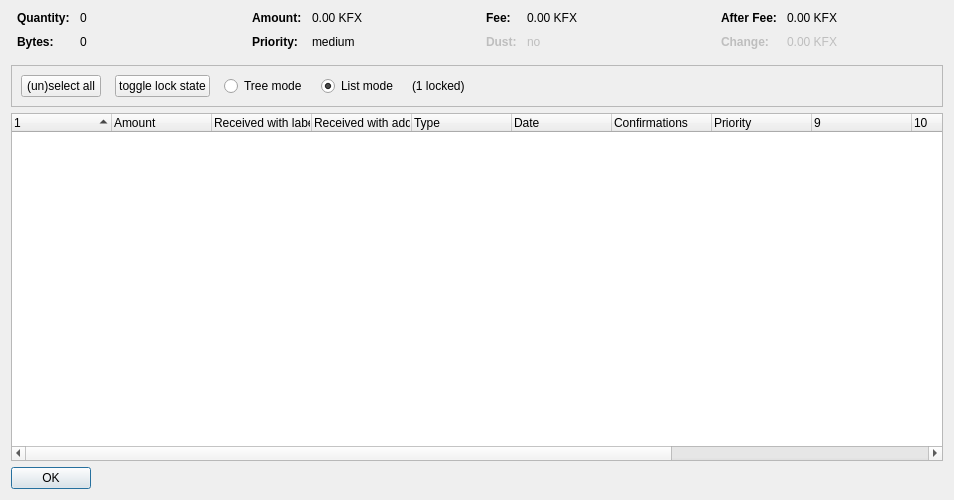
<?xml version="1.0" encoding="UTF-8"?>
<ui version="4.0">
 <class>CoinControlDialog</class>
 <widget class="QDialog" name="CoinControlDialog">
  <property name="geometry">
   <rect>
    <x>0</x>
    <y>0</y>
    <width>954</width>
    <height>500</height>
   </rect>
  </property>
  <property name="windowTitle">
   <string>Coin Selection</string>
  </property>
  <layout class="QVBoxLayout" name="verticalLayout">
   <item>
    <layout class="QHBoxLayout" name="horizontalLayoutTop" stretch="0,0,0,0">
     <property name="topMargin">
      <number>0</number>
     </property>
     <property name="bottomMargin">
      <number>10</number>
     </property>
     <item>
      <layout class="QFormLayout" name="formLayoutCoinControl1">
       <property name="horizontalSpacing">
        <number>10</number>
       </property>
       <property name="verticalSpacing">
        <number>10</number>
       </property>
       <property name="leftMargin">
        <number>6</number>
       </property>
       <property name="rightMargin">
        <number>6</number>
       </property>
       <item row="0" column="0">
        <widget class="QLabel" name="labelCoinControlQuantityText">
         <property name="font">
          <font>
           <weight>75</weight>
           <bold>true</bold>
          </font>
         </property>
         <property name="text">
          <string>Quantity:</string>
         </property>
        </widget>
       </item>
       <item row="0" column="1">
        <widget class="QLabel" name="labelCoinControlQuantity">
         <property name="cursor">
          <cursorShape>IBeamCursor</cursorShape>
         </property>
         <property name="contextMenuPolicy">
          <enum>Qt::ActionsContextMenu</enum>
         </property>
         <property name="text">
          <string notr="true">0</string>
         </property>
         <property name="textInteractionFlags">
          <set>Qt::LinksAccessibleByMouse|Qt::TextSelectableByKeyboard|Qt::TextSelectableByMouse</set>
         </property>
        </widget>
       </item>
       <item row="1" column="0">
        <widget class="QLabel" name="labelCoinControlBytesText">
         <property name="font">
          <font>
           <weight>75</weight>
           <bold>true</bold>
          </font>
         </property>
         <property name="text">
          <string>Bytes:</string>
         </property>
        </widget>
       </item>
       <item row="1" column="1">
        <widget class="QLabel" name="labelCoinControlBytes">
         <property name="cursor">
          <cursorShape>IBeamCursor</cursorShape>
         </property>
         <property name="contextMenuPolicy">
          <enum>Qt::ActionsContextMenu</enum>
         </property>
         <property name="text">
          <string notr="true">0</string>
         </property>
         <property name="textInteractionFlags">
          <set>Qt::LinksAccessibleByMouse|Qt::TextSelectableByKeyboard|Qt::TextSelectableByMouse</set>
         </property>
        </widget>
       </item>
      </layout>
     </item>
     <item>
      <layout class="QFormLayout" name="formLayoutCoinControl2">
       <property name="horizontalSpacing">
        <number>10</number>
       </property>
       <property name="verticalSpacing">
        <number>10</number>
       </property>
       <property name="leftMargin">
        <number>6</number>
       </property>
       <property name="rightMargin">
        <number>6</number>
       </property>
       <item row="0" column="0">
        <widget class="QLabel" name="labelCoinControlAmountText">
         <property name="font">
          <font>
           <weight>75</weight>
           <bold>true</bold>
          </font>
         </property>
         <property name="text">
          <string>Amount:</string>
         </property>
        </widget>
       </item>
       <item row="0" column="1">
        <widget class="QLabel" name="labelCoinControlAmount">
         <property name="cursor">
          <cursorShape>IBeamCursor</cursorShape>
         </property>
         <property name="contextMenuPolicy">
          <enum>Qt::ActionsContextMenu</enum>
         </property>
         <property name="text">
          <string notr="true">0.00 KFX</string>
         </property>
         <property name="textInteractionFlags">
          <set>Qt::LinksAccessibleByMouse|Qt::TextSelectableByKeyboard|Qt::TextSelectableByMouse</set>
         </property>
        </widget>
       </item>
       <item row="1" column="0">
        <widget class="QLabel" name="labelCoinControlPriorityText">
         <property name="font">
          <font>
           <weight>75</weight>
           <bold>true</bold>
          </font>
         </property>
         <property name="text">
          <string>Priority:</string>
         </property>
        </widget>
       </item>
       <item row="1" column="1">
        <widget class="QLabel" name="labelCoinControlPriority">
         <property name="cursor">
          <cursorShape>IBeamCursor</cursorShape>
         </property>
         <property name="contextMenuPolicy">
          <enum>Qt::ActionsContextMenu</enum>
         </property>
         <property name="text">
          <string>medium</string>
         </property>
         <property name="textInteractionFlags">
          <set>Qt::LinksAccessibleByMouse|Qt::TextSelectableByKeyboard|Qt::TextSelectableByMouse</set>
         </property>
        </widget>
       </item>
      </layout>
     </item>
     <item>
      <layout class="QFormLayout" name="formLayoutCoinControl3">
       <property name="horizontalSpacing">
        <number>10</number>
       </property>
       <property name="verticalSpacing">
        <number>10</number>
       </property>
       <property name="leftMargin">
        <number>6</number>
       </property>
       <property name="rightMargin">
        <number>6</number>
       </property>
       <item row="0" column="0">
        <widget class="QLabel" name="labelCoinControlFeeText">
         <property name="font">
          <font>
           <weight>75</weight>
           <bold>true</bold>
          </font>
         </property>
         <property name="text">
          <string>Fee:</string>
         </property>
        </widget>
       </item>
       <item row="0" column="1">
        <widget class="QLabel" name="labelCoinControlFee">
         <property name="cursor">
          <cursorShape>IBeamCursor</cursorShape>
         </property>
         <property name="contextMenuPolicy">
          <enum>Qt::ActionsContextMenu</enum>
         </property>
         <property name="text">
          <string notr="true">0.00 KFX</string>
         </property>
         <property name="textInteractionFlags">
          <set>Qt::LinksAccessibleByMouse|Qt::TextSelectableByKeyboard|Qt::TextSelectableByMouse</set>
         </property>
        </widget>
       </item>
       <item row="1" column="0">
        <widget class="QLabel" name="labelCoinControlLowOutputText">
         <property name="enabled">
          <bool>false</bool>
         </property>
         <property name="font">
          <font>
           <weight>75</weight>
           <bold>true</bold>
          </font>
         </property>
         <property name="text">
          <string>Dust:</string>
         </property>
        </widget>
       </item>
       <item row="1" column="1">
        <widget class="QLabel" name="labelCoinControlLowOutput">
         <property name="enabled">
          <bool>false</bool>
         </property>
         <property name="cursor">
          <cursorShape>IBeamCursor</cursorShape>
         </property>
         <property name="contextMenuPolicy">
          <enum>Qt::ActionsContextMenu</enum>
         </property>
         <property name="text">
          <string>no</string>
         </property>
         <property name="textInteractionFlags">
          <set>Qt::LinksAccessibleByMouse|Qt::TextSelectableByKeyboard|Qt::TextSelectableByMouse</set>
         </property>
        </widget>
       </item>
      </layout>
     </item>
     <item>
      <layout class="QFormLayout" name="formLayoutCoinControl4">
       <property name="horizontalSpacing">
        <number>10</number>
       </property>
       <property name="verticalSpacing">
        <number>10</number>
       </property>
       <property name="leftMargin">
        <number>6</number>
       </property>
       <property name="rightMargin">
        <number>6</number>
       </property>
       <item row="0" column="0">
        <widget class="QLabel" name="labelCoinControlAfterFeeText">
         <property name="font">
          <font>
           <weight>75</weight>
           <bold>true</bold>
          </font>
         </property>
         <property name="text">
          <string>After Fee:</string>
         </property>
        </widget>
       </item>
       <item row="0" column="1">
        <widget class="QLabel" name="labelCoinControlAfterFee">
         <property name="cursor">
          <cursorShape>IBeamCursor</cursorShape>
         </property>
         <property name="contextMenuPolicy">
          <enum>Qt::ActionsContextMenu</enum>
         </property>
         <property name="text">
          <string notr="true">0.00 KFX</string>
         </property>
         <property name="textInteractionFlags">
          <set>Qt::LinksAccessibleByMouse|Qt::TextSelectableByKeyboard|Qt::TextSelectableByMouse</set>
         </property>
        </widget>
       </item>
       <item row="1" column="0">
        <widget class="QLabel" name="labelCoinControlChangeText">
         <property name="enabled">
          <bool>false</bool>
         </property>
         <property name="font">
          <font>
           <weight>75</weight>
           <bold>true</bold>
          </font>
         </property>
         <property name="text">
          <string>Change:</string>
         </property>
        </widget>
       </item>
       <item row="1" column="1">
        <widget class="QLabel" name="labelCoinControlChange">
         <property name="enabled">
          <bool>false</bool>
         </property>
         <property name="cursor">
          <cursorShape>IBeamCursor</cursorShape>
         </property>
         <property name="contextMenuPolicy">
          <enum>Qt::ActionsContextMenu</enum>
         </property>
         <property name="text">
          <string notr="true">0.00 KFX</string>
         </property>
         <property name="textInteractionFlags">
          <set>Qt::LinksAccessibleByMouse|Qt::TextSelectableByKeyboard|Qt::TextSelectableByMouse</set>
         </property>
        </widget>
       </item>
      </layout>
     </item>
    </layout>
   </item>
   <item>
    <widget class="QFrame" name="frame">
     <property name="minimumSize">
      <size>
       <width>0</width>
       <height>40</height>
      </size>
     </property>
     <property name="frameShape">
      <enum>QFrame::StyledPanel</enum>
     </property>
     <property name="frameShadow">
      <enum>QFrame::Sunken</enum>
     </property>
     <layout class="QHBoxLayout" name="horizontalLayout">
      <item>
       <layout class="QHBoxLayout" name="horizontalLayoutPanel" stretch="0,0,0,0,0,0">
        <property name="spacing">
         <number>14</number>
        </property>
        <item>
         <widget class="QPushButton" name="pushButtonSelectAll">
          <property name="sizePolicy">
           <sizepolicy hsizetype="Maximum" vsizetype="Fixed">
            <horstretch>0</horstretch>
            <verstretch>0</verstretch>
           </sizepolicy>
          </property>
          <property name="text">
           <string>(un)select all</string>
          </property>
          <property name="autoDefault">
           <bool>false</bool>
          </property>
         </widget>
        </item>
        <item>
         <widget class="QPushButton" name="pushButtonToggleLock">
          <property name="sizePolicy">
           <sizepolicy hsizetype="Maximum" vsizetype="Fixed">
            <horstretch>0</horstretch>
            <verstretch>0</verstretch>
           </sizepolicy>
          </property>
          <property name="text">
           <string>toggle lock state</string>
          </property>
          <property name="autoDefault">
           <bool>false</bool>
          </property>
         </widget>
        </item>
        <item>
         <widget class="QRadioButton" name="radioTreeMode">
          <property name="sizePolicy">
           <sizepolicy hsizetype="Maximum" vsizetype="Fixed">
            <horstretch>0</horstretch>
            <verstretch>0</verstretch>
           </sizepolicy>
          </property>
          <property name="text">
           <string>Tree mode</string>
          </property>
         </widget>
        </item>
        <item>
         <widget class="QRadioButton" name="radioListMode">
          <property name="sizePolicy">
           <sizepolicy hsizetype="Maximum" vsizetype="Fixed">
            <horstretch>0</horstretch>
            <verstretch>0</verstretch>
           </sizepolicy>
          </property>
          <property name="text">
           <string>List mode</string>
          </property>
          <property name="checked">
           <bool>true</bool>
          </property>
         </widget>
        </item>
        <item>
         <widget class="QLabel" name="labelLocked">
          <property name="text">
           <string>(1 locked)</string>
          </property>
         </widget>
        </item>
        <item>
         <spacer name="horizontalSpacer">
          <property name="orientation">
           <enum>Qt::Horizontal</enum>
          </property>
          <property name="sizeHint" stdset="0">
           <size>
            <width>40</width>
            <height>20</height>
           </size>
          </property>
         </spacer>
        </item>
       </layout>
      </item>
     </layout>
    </widget>
   </item>
   <item>
    <widget class="CoinControlTreeWidget" name="treeWidget">
     <property name="contextMenuPolicy">
      <enum>Qt::CustomContextMenu</enum>
     </property>
     <property name="sortingEnabled">
      <bool>false</bool>
     </property>
     <property name="columnCount">
      <number>13</number>
     </property>
     <attribute name="headerShowSortIndicator" stdset="0">
      <bool>true</bool>
     </attribute>
     <attribute name="headerStretchLastSection">
      <bool>false</bool>
     </attribute>
     <column>
      <property name="text">
       <string/>
      </property>
     </column>
     <column>
      <property name="text">
       <string>Amount</string>
      </property>
     </column>
     <column>
      <property name="text">
       <string>Received with label</string>
      </property>
     </column>
     <column>
      <property name="text">
       <string>Received with address</string>
      </property>
     </column>
     <column>
      <property name="text">
	<string>Type</string>
      </property>
     </column>
     <column>
      <property name="text">
       <string>Date</string>
      </property>
     </column>
     <column>
      <property name="text">
       <string>Confirmations</string>
      </property>
      <property name="toolTip">
       <string>Confirmed</string>
      </property>
     </column>
     <column>
      <property name="text">
       <string>Priority</string>
      </property>
     </column>
     <column>
      <property name="text">
       <string/>
      </property>
     </column>
     <column>
      <property name="text">
       <string/>
      </property>
     </column>
     <column>
      <property name="text">
       <string/>
      </property>
     </column>
     <column>
      <property name="text">
       <string/>
      </property>
     </column>
     <column>
      <property name="text">
       <string/>
      </property>
     </column>
    </widget>
   </item>
   <item>
    <widget class="QDialogButtonBox" name="buttonBox">
     <property name="sizePolicy">
      <sizepolicy hsizetype="Maximum" vsizetype="Fixed">
       <horstretch>0</horstretch>
       <verstretch>0</verstretch>
      </sizepolicy>
     </property>
     <property name="orientation">
      <enum>Qt::Horizontal</enum>
     </property>
     <property name="standardButtons">
      <set>QDialogButtonBox::Ok</set>
     </property>
    </widget>
   </item>
  </layout>
 </widget>
 <customwidgets>
  <customwidget>
   <class>CoinControlTreeWidget</class>
   <extends>QTreeWidget</extends>
   <header>coincontroltreewidget.h</header>
  </customwidget>
 </customwidgets>
 <resources/>
 <connections/>
</ui>
